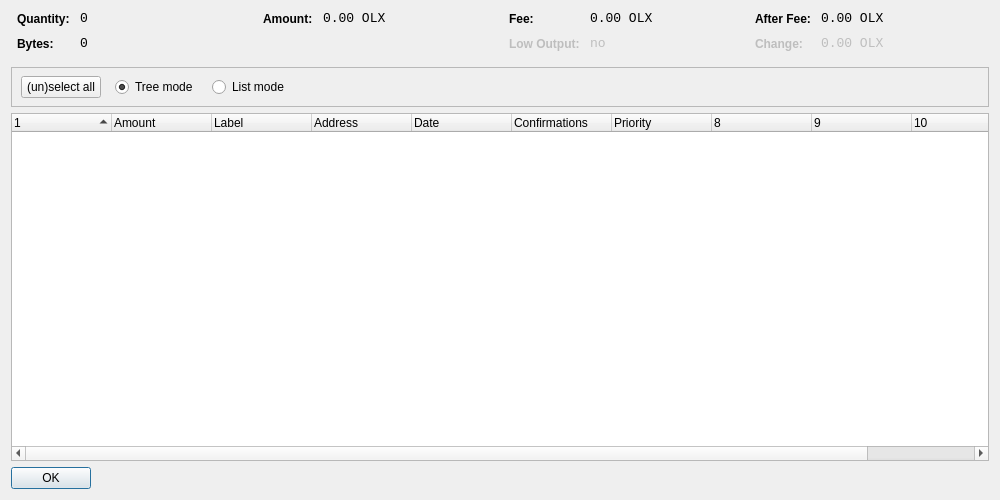
<?xml version="1.0" encoding="UTF-8"?>
<ui version="4.0">
 <class>CoinControlDialog</class>
 <widget class="QDialog" name="CoinControlDialog">
  <property name="geometry">
   <rect>
    <x>0</x>
    <y>0</y>
    <width>1000</width>
    <height>500</height>
   </rect>
  </property>
  <property name="windowTitle">
   <string>Coin Control</string>
  </property>
  <layout class="QVBoxLayout" name="verticalLayout">
   <item>
    <layout class="QHBoxLayout" name="horizontalLayoutTop" stretch="0,0,0,0">
     <property name="topMargin">
      <number>0</number>
     </property>
     <property name="bottomMargin">
      <number>10</number>
     </property>
     <item>
      <layout class="QFormLayout" name="formLayoutCoinControl1">
       <property name="horizontalSpacing">
        <number>10</number>
       </property>
       <property name="verticalSpacing">
        <number>10</number>
       </property>
       <property name="leftMargin">
        <number>6</number>
       </property>
       <property name="rightMargin">
        <number>6</number>
       </property>
       <item row="0" column="0">
        <widget class="QLabel" name="labelCoinControlQuantityText">
         <property name="styleSheet">
          <string notr="true">font-weight:bold;</string>
         </property>
         <property name="text">
          <string>Quantity:</string>
         </property>
        </widget>
       </item>
       <item row="0" column="1">
        <widget class="QLabel" name="labelCoinControlQuantity">
         <property name="font">
          <font>
           <family>Monospace</family>
           <pointsize>10</pointsize>
          </font>
         </property>
         <property name="cursor">
          <cursorShape>IBeamCursor</cursorShape>
         </property>
         <property name="contextMenuPolicy">
          <enum>Qt::ActionsContextMenu</enum>
         </property>
         <property name="text">
          <string notr="true">0</string>
         </property>
         <property name="textInteractionFlags">
          <set>Qt::LinksAccessibleByMouse|Qt::TextSelectableByKeyboard|Qt::TextSelectableByMouse</set>
         </property>
        </widget>
       </item>
       <item row="1" column="0">
        <widget class="QLabel" name="labelCoinControlBytesText">
         <property name="styleSheet">
          <string notr="true">font-weight:bold;</string>
         </property>
         <property name="text">
          <string>Bytes:</string>
         </property>
        </widget>
       </item>
       <item row="1" column="1">
        <widget class="QLabel" name="labelCoinControlBytes">
         <property name="font">
          <font>
           <family>Monospace</family>
           <pointsize>10</pointsize>
          </font>
         </property>
         <property name="cursor">
          <cursorShape>IBeamCursor</cursorShape>
         </property>
         <property name="contextMenuPolicy">
          <enum>Qt::ActionsContextMenu</enum>
         </property>
         <property name="text">
          <string notr="true">0</string>
         </property>
         <property name="textInteractionFlags">
          <set>Qt::LinksAccessibleByMouse|Qt::TextSelectableByKeyboard|Qt::TextSelectableByMouse</set>
         </property>
        </widget>
       </item>
      </layout>
     </item>
     <item>
      <layout class="QFormLayout" name="formLayoutCoinControl2">
       <property name="horizontalSpacing">
        <number>10</number>
       </property>
       <property name="verticalSpacing">
        <number>10</number>
       </property>
       <property name="leftMargin">
        <number>6</number>
       </property>
       <property name="rightMargin">
        <number>6</number>
       </property>
       <item row="0" column="0">
        <widget class="QLabel" name="labelCoinControlAmountText">
         <property name="styleSheet">
          <string notr="true">font-weight:bold;</string>
         </property>
         <property name="text">
          <string>Amount:</string>
         </property>
        </widget>
       </item>
       <item row="0" column="1">
        <widget class="QLabel" name="labelCoinControlAmount">
         <property name="font">
          <font>
           <family>Monospace</family>
           <pointsize>10</pointsize>
          </font>
         </property>
         <property name="cursor">
          <cursorShape>IBeamCursor</cursorShape>
         </property>
         <property name="contextMenuPolicy">
          <enum>Qt::ActionsContextMenu</enum>
         </property>
         <property name="text">
          <string notr="true">0.00 OLX</string>
         </property>
         <property name="textInteractionFlags">
          <set>Qt::LinksAccessibleByMouse|Qt::TextSelectableByKeyboard|Qt::TextSelectableByMouse</set>
         </property>
        </widget>
       </item>
      </layout>
     </item>
     <item>
      <layout class="QFormLayout" name="formLayoutCoinControl3">
       <property name="horizontalSpacing">
        <number>10</number>
       </property>
       <property name="verticalSpacing">
        <number>10</number>
       </property>
       <property name="leftMargin">
        <number>6</number>
       </property>
       <property name="rightMargin">
        <number>6</number>
       </property>
       <item row="0" column="0">
        <widget class="QLabel" name="labelCoinControlFeeText">
         <property name="styleSheet">
          <string notr="true">font-weight:bold;</string>
         </property>
         <property name="text">
          <string>Fee:</string>
         </property>
        </widget>
       </item>
       <item row="0" column="1">
        <widget class="QLabel" name="labelCoinControlFee">
         <property name="font">
          <font>
           <family>Monospace</family>
           <pointsize>10</pointsize>
          </font>
         </property>
         <property name="cursor">
          <cursorShape>IBeamCursor</cursorShape>
         </property>
         <property name="contextMenuPolicy">
          <enum>Qt::ActionsContextMenu</enum>
         </property>
         <property name="text">
          <string notr="true">0.00 OLX</string>
         </property>
         <property name="textInteractionFlags">
          <set>Qt::LinksAccessibleByMouse|Qt::TextSelectableByKeyboard|Qt::TextSelectableByMouse</set>
         </property>
        </widget>
       </item>
       <item row="1" column="0">
        <widget class="QLabel" name="labelCoinControlLowOutputText">
         <property name="enabled">
          <bool>false</bool>
         </property>
         <property name="styleSheet">
          <string notr="true">font-weight:bold;</string>
         </property>
         <property name="text">
          <string>Low Output:</string>
         </property>
        </widget>
       </item>
       <item row="1" column="1">
        <widget class="QLabel" name="labelCoinControlLowOutput">
         <property name="enabled">
          <bool>false</bool>
         </property>
         <property name="font">
          <font>
           <family>Monospace</family>
           <pointsize>10</pointsize>
          </font>
         </property>
         <property name="cursor">
          <cursorShape>IBeamCursor</cursorShape>
         </property>
         <property name="contextMenuPolicy">
          <enum>Qt::ActionsContextMenu</enum>
         </property>
         <property name="text">
          <string notr="true">no</string>
         </property>
         <property name="textInteractionFlags">
          <set>Qt::LinksAccessibleByMouse|Qt::TextSelectableByKeyboard|Qt::TextSelectableByMouse</set>
         </property>
        </widget>
       </item>
      </layout>
     </item>
     <item>
      <layout class="QFormLayout" name="formLayoutCoinControl4">
       <property name="horizontalSpacing">
        <number>10</number>
       </property>
       <property name="verticalSpacing">
        <number>10</number>
       </property>
       <property name="leftMargin">
        <number>6</number>
       </property>
       <property name="rightMargin">
        <number>6</number>
       </property>
       <item row="0" column="0">
        <widget class="QLabel" name="labelCoinControlAfterFeeText">
         <property name="styleSheet">
          <string notr="true">font-weight:bold;</string>
         </property>
         <property name="text">
          <string>After Fee:</string>
         </property>
        </widget>
       </item>
       <item row="0" column="1">
        <widget class="QLabel" name="labelCoinControlAfterFee">
         <property name="font">
          <font>
           <family>Monospace</family>
           <pointsize>10</pointsize>
          </font>
         </property>
         <property name="cursor">
          <cursorShape>IBeamCursor</cursorShape>
         </property>
         <property name="contextMenuPolicy">
          <enum>Qt::ActionsContextMenu</enum>
         </property>
         <property name="text">
          <string notr="true">0.00 OLX</string>
         </property>
         <property name="textInteractionFlags">
          <set>Qt::LinksAccessibleByMouse|Qt::TextSelectableByKeyboard|Qt::TextSelectableByMouse</set>
         </property>
        </widget>
       </item>
       <item row="1" column="0">
        <widget class="QLabel" name="labelCoinControlChangeText">
         <property name="enabled">
          <bool>false</bool>
         </property>
         <property name="styleSheet">
          <string notr="true">font-weight:bold;</string>
         </property>
         <property name="text">
          <string>Change:</string>
         </property>
        </widget>
       </item>
       <item row="1" column="1">
        <widget class="QLabel" name="labelCoinControlChange">
         <property name="enabled">
          <bool>false</bool>
         </property>
         <property name="font">
          <font>
           <family>Monospace</family>
           <pointsize>10</pointsize>
          </font>
         </property>
         <property name="cursor">
          <cursorShape>IBeamCursor</cursorShape>
         </property>
         <property name="contextMenuPolicy">
          <enum>Qt::ActionsContextMenu</enum>
         </property>
         <property name="text">
          <string notr="true">0.00 OLX</string>
         </property>
         <property name="textInteractionFlags">
          <set>Qt::LinksAccessibleByMouse|Qt::TextSelectableByKeyboard|Qt::TextSelectableByMouse</set>
         </property>
        </widget>
       </item>
      </layout>
     </item>
    </layout>
   </item>
   <item>
    <widget class="QFrame" name="frame">
     <property name="minimumSize">
      <size>
       <width>0</width>
       <height>40</height>
      </size>
     </property>
     <property name="frameShape">
      <enum>QFrame::StyledPanel</enum>
     </property>
     <property name="frameShadow">
      <enum>QFrame::Sunken</enum>
     </property>
     <widget class="QWidget" name="horizontalLayoutWidget">
      <property name="geometry">
       <rect>
        <x>10</x>
        <y>0</y>
        <width>781</width>
        <height>41</height>
       </rect>
      </property>
      <layout class="QHBoxLayout" name="horizontalLayoutPanel" stretch="0,0,0,0,0">
       <property name="spacing">
        <number>14</number>
       </property>
       <item>
        <widget class="QPushButton" name="pushButtonSelectAll">
         <property name="sizePolicy">
          <sizepolicy hsizetype="Maximum" vsizetype="Fixed">
           <horstretch>0</horstretch>
           <verstretch>0</verstretch>
          </sizepolicy>
         </property>
         <property name="text">
          <string>(un)select all</string>
         </property>
        </widget>
       </item>
       <item>
        <widget class="QRadioButton" name="radioTreeMode">
         <property name="sizePolicy">
          <sizepolicy hsizetype="Maximum" vsizetype="Fixed">
           <horstretch>0</horstretch>
           <verstretch>0</verstretch>
          </sizepolicy>
         </property>
         <property name="text">
          <string>Tree mode</string>
         </property>
         <property name="checked">
          <bool>true</bool>
         </property>
        </widget>
       </item>
       <item>
        <widget class="QRadioButton" name="radioListMode">
         <property name="sizePolicy">
          <sizepolicy hsizetype="Maximum" vsizetype="Fixed">
           <horstretch>0</horstretch>
           <verstretch>0</verstretch>
          </sizepolicy>
         </property>
         <property name="text">
          <string>List mode</string>
         </property>
        </widget>
       </item>
       <item>
        <spacer name="horizontalSpacer">
         <property name="orientation">
          <enum>Qt::Horizontal</enum>
         </property>
         <property name="sizeHint" stdset="0">
          <size>
           <width>40</width>
           <height>20</height>
          </size>
         </property>
        </spacer>
       </item>
      </layout>
     </widget>
    </widget>
   </item>
   <item>
    <widget class="CoinControlTreeWidget" name="treeWidget">
     <property name="contextMenuPolicy">
      <enum>Qt::CustomContextMenu</enum>
     </property>
     <property name="sortingEnabled">
      <bool>false</bool>
     </property>
     <property name="columnCount">
      <number>11</number>
     </property>
     <attribute name="headerShowSortIndicator" stdset="0">
      <bool>true</bool>
     </attribute>
     <attribute name="headerStretchLastSection">
      <bool>false</bool>
     </attribute>
     <column>
      <property name="text">
       <string/>
      </property>
     </column>
     <column>
      <property name="text">
       <string>Amount</string>
      </property>
     </column>
     <column>
      <property name="text">
       <string>Label</string>
      </property>
     </column>
     <column>
      <property name="text">
       <string>Address</string>
      </property>
     </column>
     <column>
      <property name="text">
       <string>Date</string>
      </property>
     </column>
     <column>
      <property name="text">
       <string>Confirmations</string>
      </property>
      <property name="toolTip">
       <string>Confirmed</string>
      </property>
     </column>
     <column>
      <property name="text">
       <string>Priority</string>
      </property>
     </column>
     <column>
      <property name="text">
       <string/>
      </property>
     </column>
     <column>
      <property name="text">
       <string/>
      </property>
     </column>
     <column>
      <property name="text">
       <string/>
      </property>
     </column>
     <column>
      <property name="text">
       <string/>
      </property>
     </column>
    </widget>
   </item>
   <item>
    <widget class="QDialogButtonBox" name="buttonBox">
     <property name="sizePolicy">
      <sizepolicy hsizetype="Maximum" vsizetype="Fixed">
       <horstretch>0</horstretch>
       <verstretch>0</verstretch>
      </sizepolicy>
     </property>
     <property name="orientation">
      <enum>Qt::Horizontal</enum>
     </property>
     <property name="standardButtons">
      <set>QDialogButtonBox::Ok</set>
     </property>
    </widget>
   </item>
  </layout>
 </widget>
 <customwidgets>
  <customwidget>
   <class>CoinControlTreeWidget</class>
   <extends>QTreeWidget</extends>
   <header>coincontroltreewidget.h</header>
  </customwidget>
 </customwidgets>
 <resources/>
 <connections/>
</ui>
